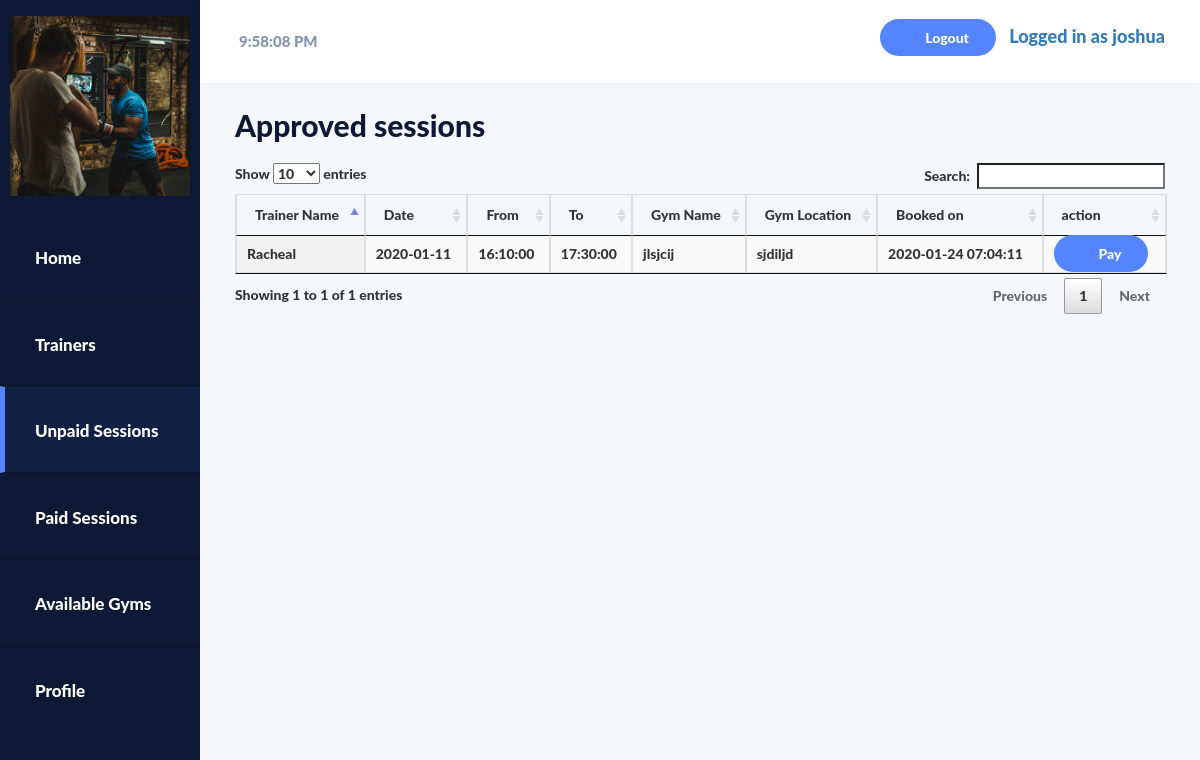
The app's page /client/booked.php (signed in) with its own data.
### tables this page shows
CREATE TABLE `bookedschedules` (
  `bschedule_id` int(10) NOT NULL,
  `trainer_id` int(10) NOT NULL,
  `trainer_name` varchar(30) NOT NULL,
  `client_name` varchar(30) NOT NULL,
  `date` date NOT NULL,
  `start_time` time NOT NULL,
  `end_time` time NOT NULL,
  `gym_name` varchar(30) NOT NULL,
  `gym_location` varchar(30) NOT NULL,
  `datebooked` datetime NOT NULL,
  `amount` varchar(10) NOT NULL
);

### client/booked.php (the view, shortened to what this page needs)
<!DOCTYPE html>
<html>
<head>
	   <link rel="stylesheet" href="https://maxcdn.bootstrapcdn.com/bootstrap/3.4.1/css/bootstrap.min.css">
    <link rel="stylesheet" type="text/css" href="../css/style.css">
    <link rel="stylesheet" type="text/css" href="../DataTables/datatables.min.css"/>
</head>
<body class="home">
    <div class="container-fluid display-table">
        <div class="row display-table-row">
            <div class="col-md-2 col-sm-1 hidden-xs display-table-cell v-align box" id="navigation">
                <div class="logo">
                    <a hef="home.html"><?php echo "<img src='../".$_SESSION['client_profilepic']."' alt='Trainer profilepic' class='hidden-xs hidden-sm'>"; ?>
                    </a>
                </div>
                <div class="navi">
                    <ul>
                        <li><a href="index.php"><i class="fa fa-home" aria-hidden="true"></i><span class="hidden-xs hidden-sm">Home</span></a></li>
                        <li><a href="trainers.php"><i class="fa fa-tasks" aria-hidden="true"></i><span class="hidden-xs hidden-sm">Trainers</span></a></li>
                          <li class="active"><a href="booked.php"><i class="fa fa-bar-chart" aria-hidden="true"></i><span class="hidden-xs hidden-sm">Unpaid Sessions</span></a></li>
                        <li><a href="paid.php"><i class="fa fa-bar-chart" aria-hidden="true"></i><span class="hidden-xs hidden-sm">Paid Sessions</span></a></li>
                        <li><a href="availablegyms.php"><i class="fa fa-user" aria-hidden="true"></i><span class="hidden-xs hidden-sm">Available Gyms</span></a></li>
                        <li><a href="profile.php"><i class="fa fa-cog" aria-hidden="true"></i><span class="hidden-xs hidden-sm">Profile</span></a></li>
                    </ul>
                </div>
            </div>
            <div class="col-md-10 col-sm-11 display-table-cell v-align">
                <div class="row">
                    <header>
                        <div class="col-md-7">
                            <div class="search hidden-xs hidden-sm">
                               <form name="Tick">
<input type="text" size="11" name="Clock">
</form>
                            </div>
                        </div>
                                                <div class="col-md-5">
                            <div class="header-rightside">
                                <ul class="list-inline header-top pull-right">
                                    <li class="hidden-xs"><a href="logout.php" class="add-project">Logout </a></li>
                                    <li><a href="#"><h4><span>Logged in as <?php echo $_SESSION['client_fname']; ?></span></h4></a></li>
                                </ul>
                            </div>
                        </div>
                    </header>
                </div>
                <div class="user-dashboard">
                    <h1>Approved sessions</h1>
                    <table id="example" class="table table-striped table-bordered table-hover table-condensed display" width="100%">
    <thead>
       <tr>
           <th>Trainer Name</th>
           <th>Date</th>
           <th>From</th>
           <th>To</th>
           <th>Gym Name</th>
           <th>Gym Location</th>
           <th>Booked on</th>
           <th>action</th>
       </tr>
    </thead>
    <tbody>
        <?php
        include '../con.php';
        $name =$_SESSION['client_fname'];
            $sql = "SELECT * FROM bookedschedules WHERE client_name='$name'";
            $result = mysqli_query($con, $sql);
            if (mysqli_num_rows($result) > 0) {
    while($row = mysqli_fetch_assoc($result)) {
        ?>
        <tr>
           <td><?php echo $row['trainer_name']; ?></td>
            <td><?php echo $row['date']; ?></td>
            <td><?php echo $row['start_time']; ?></td>
            <td><?php echo $row['end_time']; ?></td>
            <td><?php echo $row['gym_name']; ?></td>
             <td><?php echo $row['gym_location']; ?></td>
            <td><?php echo $row['datebooked']; ?></td>
            <td><a href="#" data-toggle="modal" data-target="#add_project" class="add-project">Pay </a></td>
        </tr>
        <?php
 }
}
else
{
 ?>
 <tr>
 <th colspan="2">There's No data found!!!</th>
 </tr>
 <?php
}
?>
    </tbody>
</table>
    </div>
</body>
</html>

### css/style.css (style rules this page uses)
body { background-image: url(../image/bg_2.jpg); font-family: lato heavy; }
a:focus,a:hover,a { outline:none; text-decoration: none; }
li,ul { list-style: none; padding: 0; margin: 0; }
.home { background: #f6f7fa; }
#navigation { background: #0e1a35; height: 100%; }
#navigation { padding: 0; height: 100%; }
.display-table { display: table; padding: 0; height: 100%; width: 100%; }
.display-table-row { display: table-row; height: 100%; }
.display-table-cell { display: table-cell; float: none; height: 100%; }
.v-align { vertical-align: top; }
.logo img { max-width: 180px; padding: 16px 0 17px; width: 100%; }
.header-top { margin: 0; padding-top: 2px; }
.add-project { background: #5584ff none repeat scroll 0 0; border-radius: 100px; color: #ffffff; font-size: 14px; font-weight: 600; padding: 10px 27px 10px 45px; position: relative; }
.add-project::before { background: rgba(0, 0, 0, 0) url("../images/plus.png") no-repeat scroll 0 0; content: ""; ; height: 12px; left: 17px; position: absolute; top: 12px; width: 12px; }
.header-top li { display: inline-block; text-align: center; }
#navigation { -webkit-transition: all 0.5s ease; -moz-transition: all 0.5s ease; -o-transition: all 0.5s ease; transition: all 0.5s ease; }
.search input { border: none; font-size: 15px; padding: 15px 9px; width: 100%; background: rgba(0, 0, 0, 0) url("../images/search.png") no-repeat scroll 99% 12px; color: #8492af; }
header { background: #ffffff none repeat scroll 0 0; box-shadow: 0 1px 12px rgba(0, 0, 0, 0.04); display: inline-block !important; line-height: 23px; padding: 15px; transition: all 0.5s ease 0s; width: 100%; -webkit-transition: all 0.5s ease; -moz-transition: all 0.5s ease; -o-transition: all 0.5s ease; transition: all 0.5s ease; }
.logo { text-align: center; }
.navi a { border-bottom: 1px solid #0d172e; border-top: 1px solid #0d172e; color: #ffffff; display: block; font-size: 17px; font-weight: 500; padding: 28px 20px; text-decoration: none; }
.navi .active a { background: #122143; border-left: 5px solid #5584ff; padding-left: 15px; }
.hidden-xs { -webkit-transition: all 0.5s ease; -moz-transition: all 0.5s ease; -o-transition: all 0.5s ease; transition: all 0.5s ease; }
.user-dashboard { padding: 0 20px; overflow-y: scroll; height:800px; }
.user-dashboard h1 { color: #0e1a35; font-size: 30px; font-weight: 500; margin: 0; padding: 21px 0; }

### records on screen
bookedschedules: trainer_name "Racheal", date "2020-01-11", start_time "16:10:00", end_time "17:30:00", gym_name "jlsjcij", gym_location "sjdiljd", datebooked "2020-01-24 07:04:11"

### other values on screen
$_SESSION['client_fname'] "joshua"
